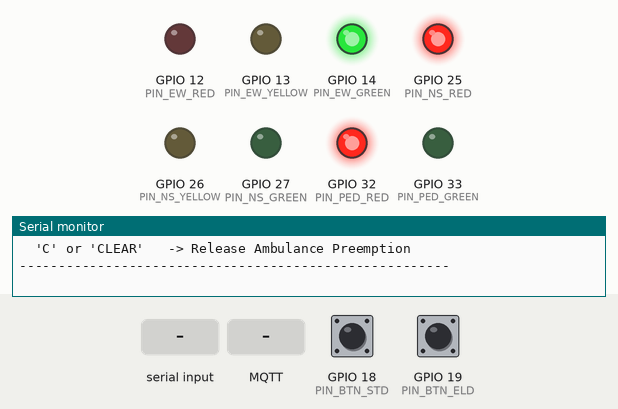
Simulated run of this sketch. Board: ESP32. Parts: output pins drawn as LEDs (lit = HIGH), the last lines printed to the serial monitor. The test bench sets the inputs (shaded band); at power-on: GPIO 18 (PIN_BTN_STD) HIGH, GPIO 19 (PIN_BTN_ELD) HIGH. WiFi joins after 1.5 s; servers stay silent unless stated; random numbers use the default seed unless the sketch sets one; no MQTT or app messages arrive unless stated.

Above: at 3.2 s.
3.3 s: GPIO 18 (PIN_BTN_STD) pulled LOW for 0.15 s
4.9 s: GPIO 19 (PIN_BTN_ELD) pulled LOW for 0.15 s
6.5 s: "E\n" received over Serial
8.0 s: MQTT message "1" arrives on the first subscribed topic
At 8.4 s:
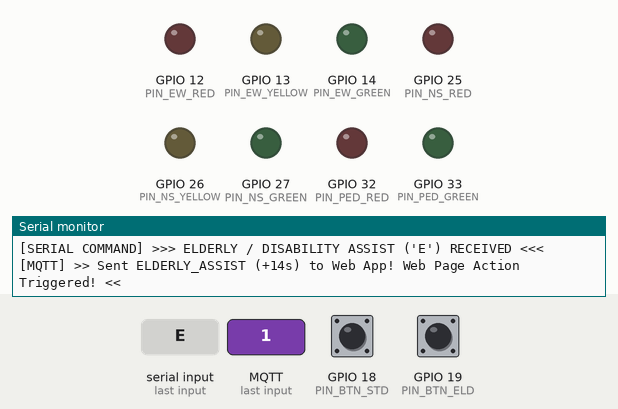
9.5 s: "S\n" received over Serial
11.0 s: "A\n" received over Serial
Timing chart, 0 to 13.5 s (numbered marks = the images above; inputs shaded):
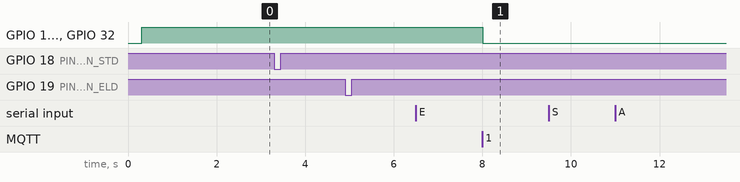

Measured:
- after the input at 8.0 s, GPIO 14 (PIN_EW_GREEN), GPIO 25 (PIN_NS_RED), GPIO 32 (PIN_PED_RED): HIGH → LOW at once

The sketch:

sketch.ino
```cpp
/**
 * sketch.ino
 * ESP32 Smart Traffic Controller Node Firmware (INT-3: Community Zone)
 * Multi-Intersection Green Corridor & Dynamic Pedestrian Safety Controller
 *
 * 100% Free Public Cloud MQTT Communication with Central Dispatch Web App:
 *  - Broker: broker.hivemq.com (Port 1883)
 *  - Outbound Topic: smartcorridor/vinay/pedestrian (Triggers Walk & Elderly +14s on Web)
 *  - Outbound Topic: smartcorridor/vinay/emergency  (Dispatches & Clears Ambulance on Web)
 *  - Inbound Topic:  smartcorridor/vinay/int3/signals (Syncs LEDs & Buzzer from Web)
 *
 * Works out-of-the-box in Wokwi without paid Wokwi Club or local gateway!
 */

#include <WiFi.h>
#include <PubSubClient.h>

// ---------------- GPIO PIN DEFINITIONS (Matches diagram.json) ---------------- //
// Corridor Arterial (East-West) Traffic Lights
#define PIN_EW_RED     12
#define PIN_EW_YELLOW  13
#define PIN_EW_GREEN   14

// Cross Street (North-South) Traffic Lights
#define PIN_NS_RED     25
#define PIN_NS_YELLOW  26
#define PIN_NS_GREEN   27

// Pedestrian Crosswalk Signals
#define PIN_PED_RED    32   // Don't Walk (Red)
#define PIN_PED_GREEN  33   // Walk (Green)

// Audio Actuator
#define PIN_BUZZER     4    // Piezo Buzzer for Visually Impaired / Assist Audio Chime

// Push Button Inputs (Active LOW with internal pull-up)
#define PIN_BTN_STD    18   // Standard Crosswalk Request (10s)
#define PIN_BTN_ELD    19   // Elderly / Disability Dynamic Assist (+14s, total 24s)

// ---------------- NETWORK & MQTT CONFIGURATION ---------------- //
const char* NODE_ID     = "INT-3";
const char* WIFI_SSID   = "Wokwi-GUEST";
const char* WIFI_PASS   = "";

// Public HiveMQ Broker accessible from Wokwi free tier and local Node.js server
const char* MQTT_SERVER = "broker.hivemq.com";
const int   MQTT_PORT   = 1883;

const char* TOPIC_PED_PUB    = "smartcorridor/vinay/pedestrian";
const char* TOPIC_EMERG_PUB  = "smartcorridor/vinay/emergency";
const char* TOPIC_SIGNALS_SUB= "smartcorridor/vinay/int3/signals";

WiFiClient espClient;
PubSubClient mqttClient(espClient);

// State Variables
int currentBuzzerHz = 0;
bool isEmergencyPreempted = false;
bool isElderlyAssistActive = false;
unsigned long lastMqttReconnectAttempt = 0;

// Button Debounce and Flags
volatile bool standardButtonPressed = false;
volatile bool elderlyButtonPressed  = false;
unsigned long lastDebounceStd = 0;
unsigned long lastDebounceEld = 0;

// Buzzer Timing
unsigned long lastBuzzerChime = 0;

// Local Fallback State Variables (Runs if MQTT is reconnecting)
enum SignalPhase {
  CORRIDOR_GREEN,
  CORRIDOR_YELLOW,
  ALL_RED_1,
  CROSS_GREEN,
  CROSS_YELLOW,
  ALL_RED_2
};
SignalPhase localPhase = CORRIDOR_GREEN;
unsigned long localPhaseStartTime = 0;
unsigned long localPhaseDurationMs = 20000;

// ---------------- INTERRUPT SERVICE ROUTINES ---------------- //
void IRAM_ATTR handleStandardButton() {
  unsigned long now = millis();
  if (now - lastDebounceStd > 350) {
    standardButtonPressed = true;
    lastDebounceStd = now;
  }
}

void IRAM_ATTR handleElderlyButton() {
  unsigned long now = millis();
  if (now - lastDebounceEld > 350) {
    elderlyButtonPressed = true;
    lastDebounceEld = now;
  }
}

// ---------------- LIGHTWEIGHT JSON PARSER (Zero Dependencies) ---------------- //
int extractVal(const String& str, const char* section, const char* key) {
  int secIdx = (section != NULL) ? str.indexOf(section) : 0;
  if (secIdx < 0) return 0;
  int keyIdx = str.indexOf(key, secIdx);
  if (keyIdx < 0) return 0;
  int colonIdx = str.indexOf(':', keyIdx);
  if (colonIdx < 0) return 0;
  int start = colonIdx + 1;
  while (start < (int)str.length() && (str[start] == ' ' || str[start] == '\"')) start++;
  int end = start;
  while (end < (int)str.length() && (isDigit(str[end]) || str[end] == '-')) end++;
  return str.substring(start, end).toInt();
}

// ---------------- HARDWARE OUTPUT HELPERS ---------------- //
void setCorridorLights(bool r, bool y, bool g) {
  digitalWrite(PIN_EW_RED,    r ? HIGH : LOW);
  digitalWrite(PIN_EW_YELLOW, y ? HIGH : LOW);
  digitalWrite(PIN_EW_GREEN,  g ? HIGH : LOW);
}

void setCrossLights(bool r, bool y, bool g) {
  digitalWrite(PIN_NS_RED,    r ? HIGH : LOW);
  digitalWrite(PIN_NS_YELLOW, y ? HIGH : LOW);
  digitalWrite(PIN_NS_GREEN,  g ? HIGH : LOW);
}

void setPedestrianLights(bool dontWalkRed, bool walkGreen) {
  digitalWrite(PIN_PED_RED,   dontWalkRed ? HIGH : LOW);
  digitalWrite(PIN_PED_GREEN, walkGreen   ? HIGH : LOW);
}

// ---------------- MQTT MESSAGE CALLBACK ---------------- //
void mqttCallback(char* topic, byte* payload, unsigned int length) {
  char message[256];
  if (length >= sizeof(message)) length = sizeof(message) - 1;
  memcpy(message, payload, length);
  message[length] = '\0';

  String json = String(message);

  // Parse Corridor Signals
  int ewR = extractVal(json, "ew", "r");
  int ewY = extractVal(json, "ew", "y");
  int ewG = extractVal(json, "ew", "g");
  setCorridorLights(ewR == 1, ewY == 1, ewG == 1);

  // Parse Cross Signals
  int nsR = extractVal(json, "ns", "r");
  int nsY = extractVal(json, "ns", "y");
  int nsG = extractVal(json, "ns", "g");
  setCrossLights(nsR == 1, nsY == 1, nsG == 1);

  // Parse Pedestrian Signals
  int pedR = extractVal(json, "ped", "r");
  int pedG = extractVal(json, "ped", "g");
  setPedestrianLights(pedR == 1, pedG == 1);

  // Parse Audio Buzzer & Countdown
  currentBuzzerHz       = extractVal(json, "ped", "buzz");
  int countdown         = extractVal(json, "ped", "cd");
  isElderlyAssistActive = (extractVal(json, "ped", "assist") == 1);
  isEmergencyPreempted  = (extractVal(json, NULL, "preempt") == 1);

  static int lastCountdown = -1;
  if (pedG == 1 && countdown != lastCountdown && countdown > 0) {
    lastCountdown = countdown;
    Serial.printf("[CENTRAL SYNC] WALK ACTIVE on Web | Countdown: %ds | Buzzer: %dHz | Assist: %s\n",
                  countdown, currentBuzzerHz, isElderlyAssistActive ? "+14s ACTIVE" : "NO");
  } else if (pedG == 0) {
    lastCountdown = -1;
  }
}

// ---------------- MQTT RECONNECT ---------------- //
bool reconnectMQTT() {
  if (mqttClient.connected()) return true;

  String clientId = "Wokwi-ESP32-INT3-";
  clientId += String(random(0xffff), HEX);

  Serial.print("[MQTT] Connecting to HiveMQ Cloud Broker...");
  if (mqttClient.connect(clientId.c_str())) {
    Serial.println(" CONNECTED!");
    mqttClient.subscribe(TOPIC_SIGNALS_SUB);
    Serial.printf("[MQTT] Subscribed to Live Signals Topic: %s\n", TOPIC_SIGNALS_SUB);
    return true;
  } else {
    Serial.printf(" FAILED (rc=%d). Will retry.\n", mqttClient.state());
    return false;
  }
}

// ---------------- SETUP ---------------- //
void setup() {
  Serial.begin(115200);
  delay(300);

  Serial.println("\n=======================================================");
  Serial.println("🚦 SMART GREEN-CORRIDOR: ESP32 TRAFFIC NODE (INT-3)");
  Serial.println("   Community Zone Dynamic Pedestrian Assist Controller");
  Serial.println("=======================================================");

  // Output Pins Setup
  pinMode(PIN_EW_RED,    OUTPUT);
  pinMode(PIN_EW_YELLOW, OUTPUT);
  pinMode(PIN_EW_GREEN,  OUTPUT);
  pinMode(PIN_NS_RED,    OUTPUT);
  pinMode(PIN_NS_YELLOW, OUTPUT);
  pinMode(PIN_NS_GREEN,  OUTPUT);
  pinMode(PIN_PED_RED,   OUTPUT);
  pinMode(PIN_PED_GREEN, OUTPUT);
  pinMode(PIN_BUZZER,    OUTPUT);

  // Input Pins Setup (Internal Pull-Up)
  pinMode(PIN_BTN_STD, INPUT_PULLUP);
  pinMode(PIN_BTN_ELD, INPUT_PULLUP);

  attachInterrupt(digitalPinToInterrupt(PIN_BTN_STD), handleStandardButton, FALLING);
  attachInterrupt(digitalPinToInterrupt(PIN_BTN_ELD), handleElderlyButton,  FALLING);

  // Initial State: Corridor Green, Cross Red, Ped Don't Walk
  setCorridorLights(false, false, true);
  setCrossLights(true, false, false);
  setPedestrianLights(true, false);
  noTone(PIN_BUZZER);
  localPhaseStartTime = millis();

  // Fast Wi-Fi Connection (Channel 6 skips scanning)
  Serial.printf("[WIFI] Connecting to '%s' ...\n", WIFI_SSID);
  WiFi.begin(WIFI_SSID, WIFI_PASS, 6);
  int attempts = 0;
  while (WiFi.status() != WL_CONNECTED && attempts < 15) {
    delay(200);
    Serial.print(".");
    attempts++;
  }

  if (WiFi.status() == WL_CONNECTED) {
    Serial.printf("\n[WIFI] Connected! IP Address: %s\n", WiFi.localIP().toString().c_str());
  } else {
    Serial.println("\n[WIFI] Reconnecting in background...");
  }

  // Setup MQTT
  mqttClient.setServer(MQTT_SERVER, MQTT_PORT);
  mqttClient.setCallback(mqttCallback);
  reconnectMQTT();

  Serial.println("\n[COMMANDS] Interactive Testing (Type in Serial or Click Push Buttons):");
  Serial.println("  'E' or 'ELDERLY' -> Trigger Elderly Walk Assist (+14s) on Web & Wokwi");
  Serial.println("  'S' or 'STD'     -> Trigger Standard Walk Call (10s)");
  Serial.println("  'A' or 'AMB'     -> Dispatch Code 3 Ambulance on Web & Lock Green Corridor");
  Serial.println("  'C' or 'CLEAR'   -> Release Ambulance Preemption");
  Serial.println("-------------------------------------------------------\n");
}

// ---------------- MAIN LOOP ---------------- //
void loop() {
  unsigned long now = millis();

  // 1. Maintain Wi-Fi and MQTT Connection
  if (WiFi.status() == WL_CONNECTED) {
    if (!mqttClient.connected()) {
      if (now - lastMqttReconnectAttempt > 3000) {
        lastMqttReconnectAttempt = now;
        reconnectMQTT();
      }
    } else {
      mqttClient.loop();
    }
  }

  // 2. Process Hardware Push Buttons
  if (standardButtonPressed) {
    standardButtonPressed = false;
    Serial.println("\n[HARDWARE BUTTON] Pin 18 Pressed: Standard Walk Request.");
    if (mqttClient.connected()) {
      mqttClient.publish(TOPIC_PED_PUB, "{\"intersectionId\":\"INT-3\",\"type\":\"STANDARD\"}");
      Serial.println("[MQTT] >> Published STANDARD to Central Dispatch Web Server <<");
    }
  }

  if (elderlyButtonPressed) {
    elderlyButtonPressed = false;
    Serial.println("\n[HARDWARE BUTTON] Pin 19 Pressed: >>> ELDERLY / DISABILITY ASSIST (+14s) <<<");
    if (mqttClient.connected()) {
      mqttClient.publish(TOPIC_PED_PUB, "{\"intersectionId\":\"INT-3\",\"type\":\"ELDERLY_ASSIST\"}");
      Serial.println("[MQTT] >> Published ELDERLY_ASSIST (+14s) to Central Dispatch Web Server <<");
    }
  }

  // 3. Process Serial Monitor Commands
  if (Serial.available()) {
    String cmd = Serial.readStringUntil('\n');
    cmd.trim();
    cmd.toUpperCase();

    if (cmd == "E" || cmd == "ELDERLY") {
      Serial.println("\n[SERIAL COMMAND] >>> ELDERLY / DISABILITY ASSIST ('E') RECEIVED <<<");
      if (mqttClient.connected()) {
        mqttClient.publish(TOPIC_PED_PUB, "{\"intersectionId\":\"INT-3\",\"type\":\"ELDERLY_ASSIST\"}");
        Serial.println("[MQTT] >> Sent ELDERLY_ASSIST (+14s) to Web App! Web Page Action Triggered! <<");
      } else {
        Serial.println("[WARNING] MQTT reconnecting, retrying message...");
      }
    } else if (cmd == "S" || cmd == "STD") {
      Serial.println("\n[SERIAL COMMAND] Standard Crosswalk Call Received.");
      if (mqttClient.connected()) {
        mqttClient.publish(TOPIC_PED_PUB, "{\"intersectionId\":\"INT-3\",\"type\":\"STANDARD\"}");
        Serial.println("[MQTT] Sent STANDARD Walk Call to Web App.");
      }
    } else if (cmd == "A" || cmd == "AMB") {
      Serial.println("\n[SERIAL COMMAND] >>> EMERGENCY AMBULANCE BEACON ('A') DETECTED <<<");
      if (mqttClient.connected()) {
        mqttClient.publish(TOPIC_EMERG_PUB, "{\"action\":\"DISPATCH\",\"ambulanceId\":\"AMB-101\"}");
        Serial.println("[MQTT] >> Sent CODE 3 DISPATCH to Web App! Ambulance Moving & Corridor Locked! <<");
      }
    } else if (cmd == "C" || cmd == "CLEAR") {
      Serial.println("\n[SERIAL COMMAND] Ambulance Cleared Intersection ('C').");
      if (mqttClient.connected()) {
        mqttClient.publish(TOPIC_EMERG_PUB, "{\"action\":\"CLEAR\",\"ambulanceId\":\"AMB-101\"}");
        Serial.println("[MQTT] Sent AMBULANCE CLEAR to Web App. Restoring Normal Cycle.");
      }
    }
  }

  // 4. Audio Beeper Cadence for Pedestrian Safety in Wokwi
  // Buzzer ONLY sounds when walk assist or safety hold is active on the Web App!
  if (currentBuzzerHz > 0) {
    unsigned long interval = (currentBuzzerHz == 4) ? 250 : ((currentBuzzerHz == 2) ? 500 : 1000);
    unsigned long toneDuration = (currentBuzzerHz == 4) ? 50 : 80;

    if (now - lastBuzzerChime >= interval) {
      lastBuzzerChime = now;
      tone(PIN_BUZZER, 880, toneDuration); // Crisp 880Hz acoustic assist chime
    }
  } else {
    noTone(PIN_BUZZER);
  }

  // 5. Autonomous Fallback Engine (Runs only if disconnected from MQTT)
  if (!mqttClient.connected()) {
    unsigned long elapsed = now - localPhaseStartTime;
    if (elapsed >= localPhaseDurationMs) {
      localPhaseStartTime = now;
      switch (localPhase) {
        case CORRIDOR_GREEN:
          localPhase = CORRIDOR_YELLOW;
          localPhaseDurationMs = 2500;
          setCorridorLights(false, true, false);
          break;
        case CORRIDOR_YELLOW:
          localPhase = ALL_RED_1;
          localPhaseDurationMs = 1200;
          setCorridorLights(true, false, false);
          break;
        case ALL_RED_1:
          localPhase = CROSS_GREEN;
          localPhaseDurationMs = 10000;
          setCorridorLights(true, false, false);
          setCrossLights(false, false, true);
          setPedestrianLights(false, true);
          currentBuzzerHz = 1;
          break;
        case CROSS_GREEN:
          localPhase = CROSS_YELLOW;
          localPhaseDurationMs = 2500;
          currentBuzzerHz = 0;
          noTone(PIN_BUZZER);
          setCrossLights(false, true, false);
          setPedestrianLights(true, false);
          break;
        case CROSS_YELLOW:
          localPhase = ALL_RED_2;
          localPhaseDurationMs = 1200;
          setCrossLights(true, false, false);
          break;
        case ALL_RED_2:
        default:
          localPhase = CORRIDOR_GREEN;
          localPhaseDurationMs = 18000;
          setCorridorLights(false, false, true);
          setCrossLights(true, false, false);
          setPedestrianLights(true, false);
          break;
      }
    }
  }

  delay(15);
}
```
